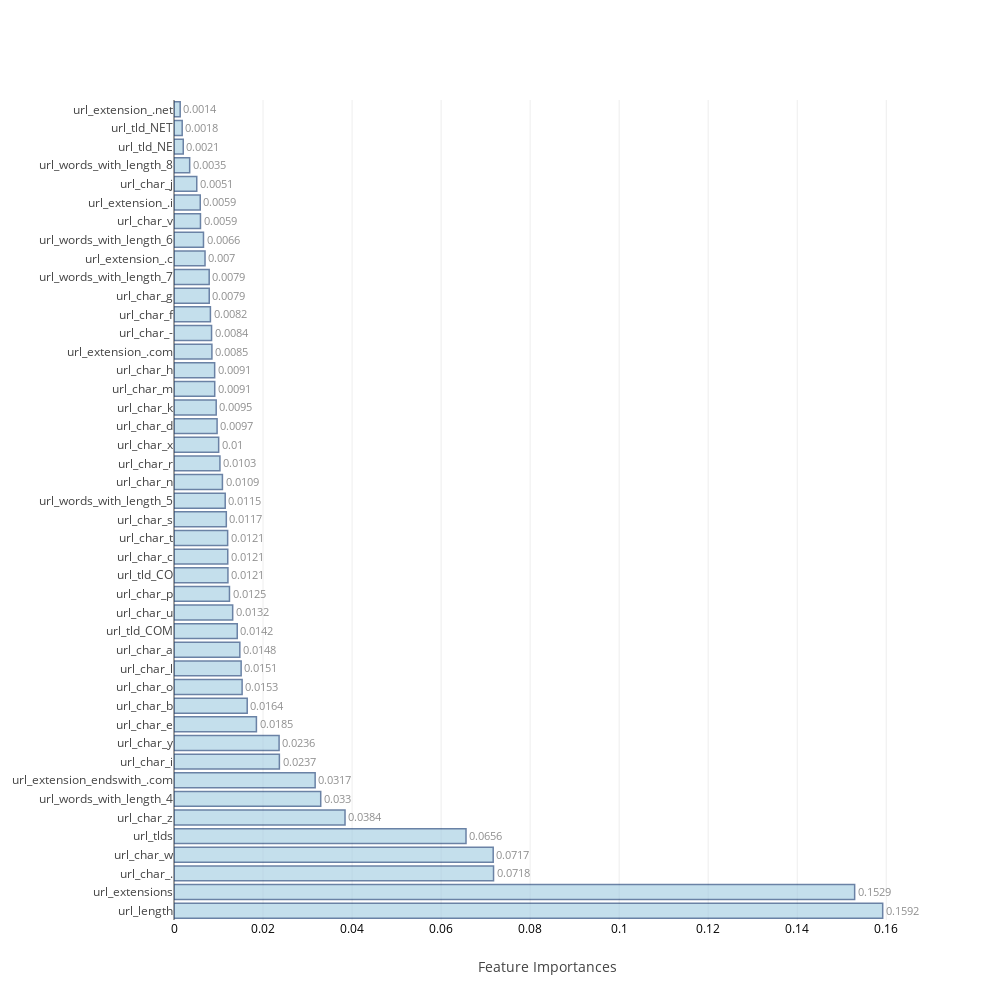
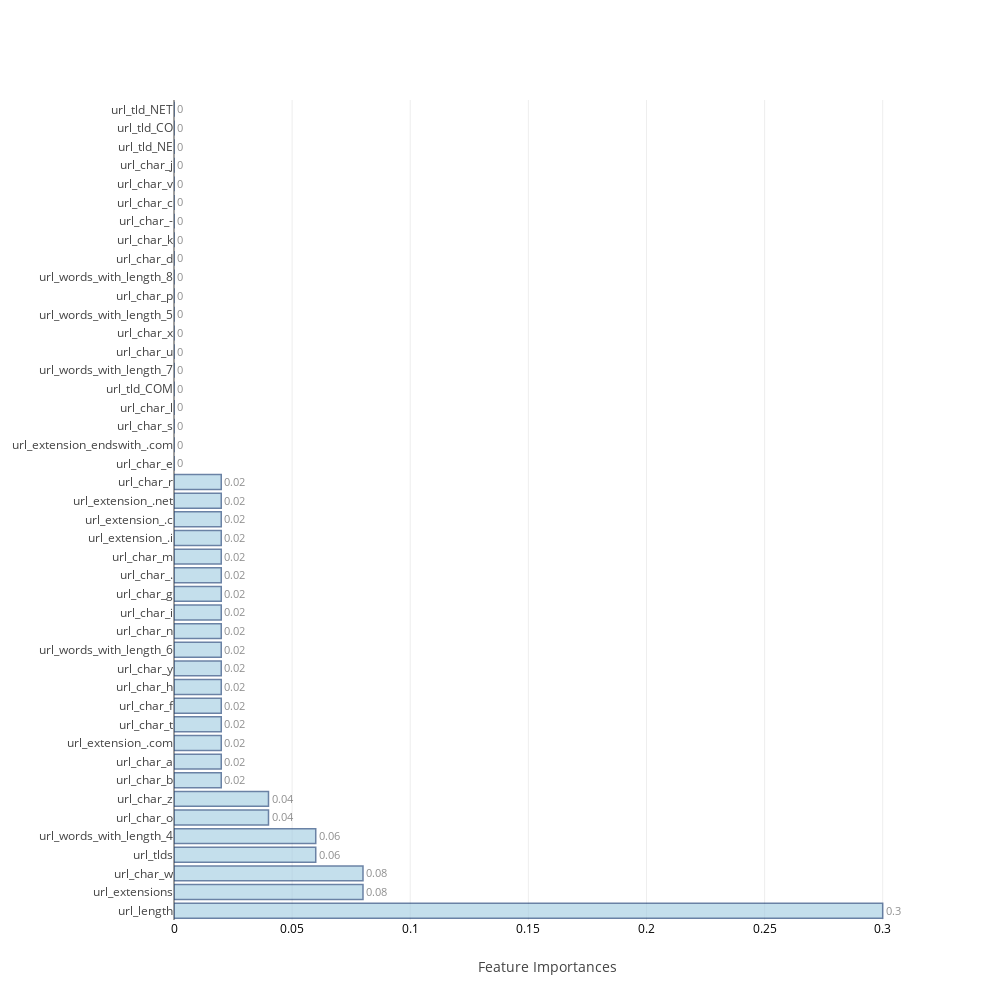
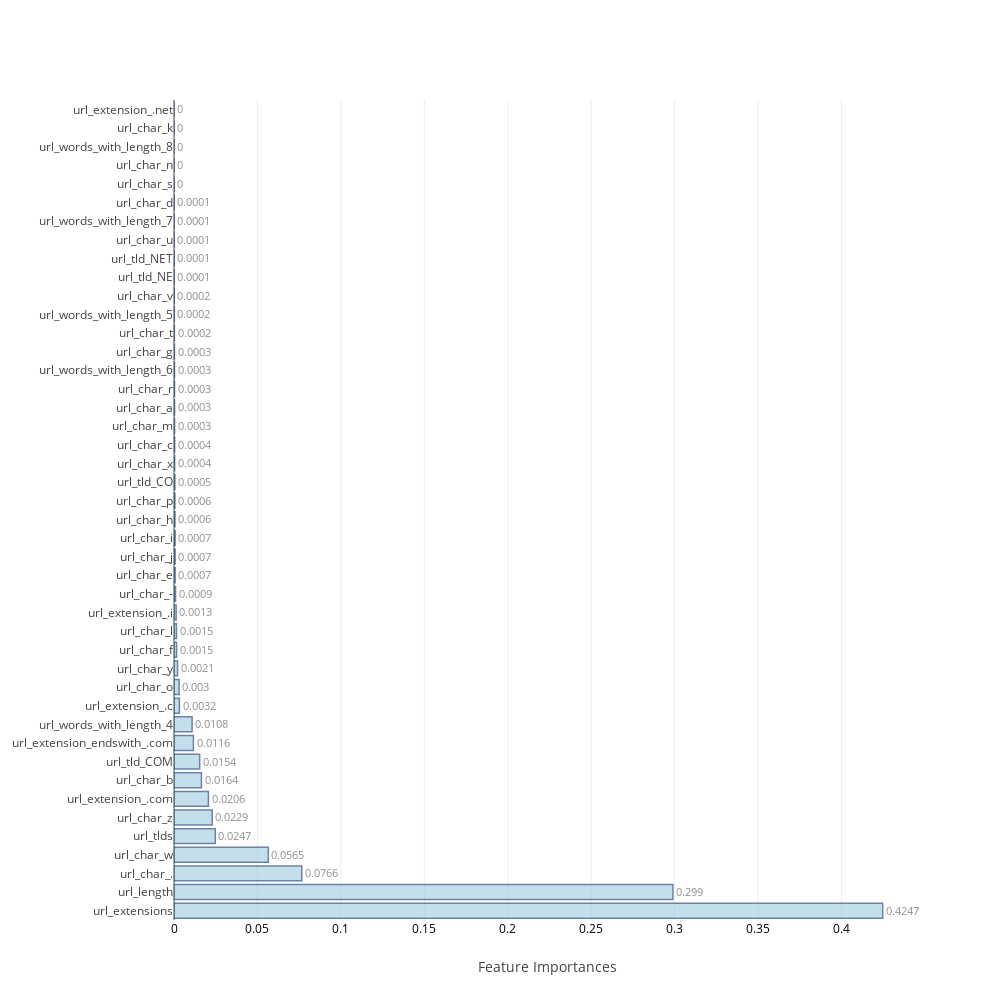
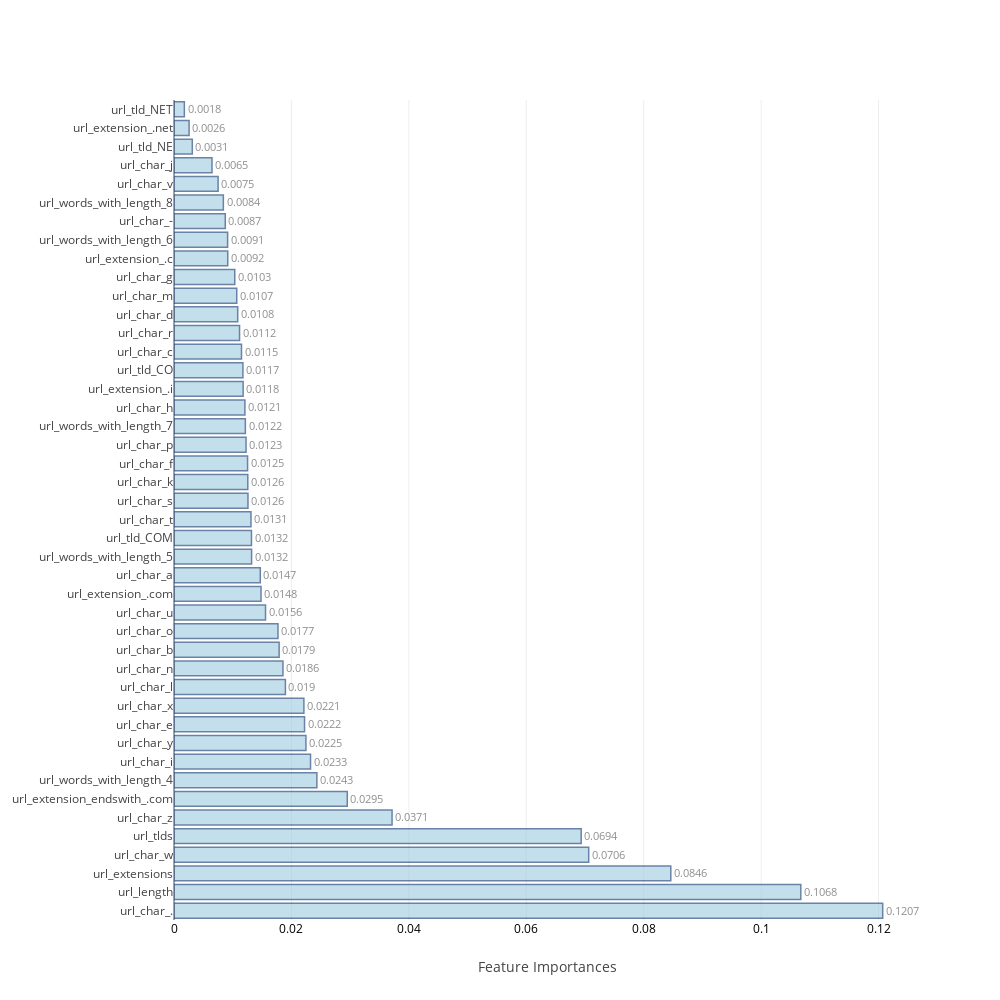

Notebook cell for these charts, in order:
### Code cell
feat_imp=[None]*4
j=0
for i in range(0,8):
    if i>=2 and i<=5:
        model,cm_train,cm_test,acc_train,acc_test,roc_auc,feat_imp[j]=f[i](X_train,Y_train,X_test,Y_test,columns)
        j=j+1
    else:
        model,cm_train,cm_test,acc_train,acc_test,roc_auc=f[i](X_train,Y_train,X_test,Y_test)
    table_80_50_train.loc[i]=   ([acc_train,cm_train.TP,cm_train.TN,cm_train.FP,cm_train.FN,cm_train.FPR,cm_train.FNR])
    table_80_50_test.loc[i] =   ([acc_test ,cm_test.TP, cm_test.TN, cm_test.FP, cm_test.FN, cm_test.FPR, cm_test.FNR,roc_auc])
    print("\n")

### Figure 1 — Plotly figure (JSON) as saved in the notebook; plotly's stock layout.template omitted (floating-point values rounded to 4 significant figures)
{"data": [{"marker": {"color": "rgb(158,202,225)", "line": {"color": "rgb(8,48,107)", "width": 1.5}}, "opacity": 0.6, "orientation": "h", "text": [0.1592, 0.1529, 0.0718, 0.0717, 0.0656, 0.0384, 0.033, 0.0317, 0.0237, 0.0236, 0.0185, 0.0164, 0.0153, 0.0151, 0.0148, 0.0142, 0.0132, 0.0125, 0.0121, 0.0121, 0.0121, 0.0117, 0.0115, 0.0109, 0.0103, 0.01, 0.0097, 0.0095, 0.0091, 0.0091, 0.0085, 0.0084, 0.0082, 0.0079, 0.0079, 0.007, 0.0066, 0.0059, 0.0059, 0.0051, 0.0035, 0.0021, 0.0018, 0.0014], "textposition": "outside", "type": "bar", "uid": "67efd686-7fe4-479f-ad3b-55774e04254c", "x": [0.1592, 0.1529, 0.07178, 0.0717, 0.06559, 0.03842, 0.03296, 0.03171, 0.02367, 0.02361, 0.01851, 0.01644, 0.0153, 0.01508, 0.01479, 0.01421, 0.01318, 0.01246, 0.01212, 0.01208, 0.01205, 0.01175, 0.0115, 0.01088, 0.01032, 0.01003, 0.009679, 0.00948, 0.009149, 0.009133, 0.008514, 0.008438, 0.008179, 0.007917, 0.007905, 0.006969, 0.006623, 0.005946, 0.005896, 0.005114, 0.003523, 0.002078, 0.001839, 0.00139], "y": ["url_length", "url_extensions", "url_char_.", "url_char_w", "url_tlds", "url_char_z", "url_words_with_length_4", "url_extension_endswith_.com", "url_char_i", "url_char_y", "url_char_e", "url_char_b", "url_char_o", "url_char_l", "url_char_a", "url_tld_COM", "url_char_u", "url_char_p", "url_tld_CO", "url_char_c", "url_char_t", "url_char_s", "url_words_with_length_5", "url_char_n", "url_char_r", "url_char_x", "url_char_d", "url_char_k", "url_char_m", "url_char_h", "url_extension_.com", "url_char_-", "url_char_f", "url_char_g", "url_words_with_length_7", "url_extension_.c", "url_words_with_length_6", "url_char_v", "url_extension_.i", "url_char_j", "url_words_with_length_8", "url_tld_NE", "url_tld_NET", "url_extension_.net"]}], "layout": {"autosize": false, "height": 1000, "width": 1000, "xaxis": {"tickfont": {"color": "black", "size": 12}, "title": "Feature Importances"}, "yaxis": {"automargin": true}}}

### Figure 2 — Plotly figure (JSON) as saved in the notebook; plotly's stock layout.template omitted (floating-point values rounded to 4 significant figures)
{"data": [{"marker": {"color": "rgb(158,202,225)", "line": {"color": "rgb(8,48,107)", "width": 1.5}}, "opacity": 0.6, "orientation": "h", "text": [0.3, 0.08, 0.08, 0.06, 0.06, 0.04, 0.04, 0.02, 0.02, 0.02, 0.02, 0.02, 0.02, 0.02, 0.02, 0.02, 0.02, 0.02, 0.02, 0.02, 0.02, 0.02, 0.02, 0.02, 0, 0, 0, 0, 0, 0, 0, 0, 0, 0, 0, 0, 0, 0, 0, 0, 0, 0, 0, 0], "textposition": "outside", "type": "bar", "uid": "91d1b801-4b33-48eb-996d-5d7608e5a076", "x": [0.3, 0.08, 0.08, 0.06, 0.06, 0.04, 0.04, 0.02, 0.02, 0.02, 0.02, 0.02, 0.02, 0.02, 0.02, 0.02, 0.02, 0.02, 0.02, 0.02, 0.02, 0.02, 0.02, 0.02, 0, 0, 0, 0, 0, 0, 0, 0, 0, 0, 0, 0, 0, 0, 0, 0, 0, 0, 0, 0], "y": ["url_length", "url_extensions", "url_char_w", "url_tlds", "url_words_with_length_4", "url_char_o", "url_char_z", "url_char_b", "url_char_a", "url_extension_.com", "url_char_t", "url_char_f", "url_char_h", "url_char_y", "url_words_with_length_6", "url_char_n", "url_char_i", "url_char_g", "url_char_.", "url_char_m", "url_extension_.i", "url_extension_.c", "url_extension_.net", "url_char_r", "url_char_e", "url_extension_endswith_.com", "url_char_s", "url_char_l", "url_tld_COM", "url_words_with_length_7", "url_char_u", "url_char_x", "url_words_with_length_5", "url_char_p", "url_words_with_length_8", "url_char_d", "url_char_k", "url_char_-", "url_char_c", "url_char_v", "url_char_j", "url_tld_NE", "url_tld_CO", "url_tld_NET"]}], "layout": {"autosize": false, "height": 1000, "width": 1000, "xaxis": {"tickfont": {"color": "black", "size": 12}, "title": "Feature Importances"}, "yaxis": {"automargin": true}}}

### Figure 3 — Plotly figure (JSON) as saved in the notebook; plotly's stock layout.template omitted (floating-point values rounded to 4 significant figures)
{"data": [{"marker": {"color": "rgb(158,202,225)", "line": {"color": "rgb(8,48,107)", "width": 1.5}}, "opacity": 0.6, "orientation": "h", "text": [0.4247, 0.299, 0.0766, 0.0565, 0.0247, 0.0229, 0.0206, 0.0164, 0.0154, 0.0116, 0.0108, 0.0032, 0.003, 0.0021, 0.0015, 0.0015, 0.0013, 0.0009, 0.0007, 0.0007, 0.0007, 0.0006, 0.0006, 0.0005, 0.0004, 0.0004, 0.0003, 0.0003, 0.0003, 0.0003, 0.0003, 0.0002, 0.0002, 0.0002, 0.0001, 0.0001, 0.0001, 0.0001, 0.0001, 0, 0, 0, 0, 0], "textposition": "outside", "type": "bar", "uid": "b3497b60-f02f-47ee-b605-a0b6465d67c7", "x": [0.4247, 0.299, 0.07659, 0.05652, 0.02474, 0.02289, 0.02061, 0.01645, 0.01539, 0.01161, 0.01084, 0.003226, 0.003036, 0.002119, 0.001525, 0.001479, 0.001276, 0.0009194, 0.0006949, 0.0006826, 0.0006819, 0.0005959, 0.0005543, 0.0005261, 0.0003972, 0.0003967, 0.000343, 0.0003296, 0.0003085, 0.0002868, 0.0002538, 0.0002184, 0.0001804, 0.0001577, 0.0001168, 0.0001108, 6.158e-05, 5.814e-05, 5.356e-05, 3.772e-05, 0, 0, 0, 0], "y": ["url_extensions", "url_length", "url_char_.", "url_char_w", "url_tlds", "url_char_z", "url_extension_.com", "url_char_b", "url_tld_COM", "url_extension_endswith_.com", "url_words_with_length_4", "url_extension_.c", "url_char_o", "url_char_y", "url_char_f", "url_char_l", "url_extension_.i", "url_char_-", "url_char_e", "url_char_j", "url_char_i", "url_char_h", "url_char_p", "url_tld_CO", "url_char_x", "url_char_c", "url_char_m", "url_char_a", "url_char_r", "url_words_with_length_6", "url_char_g", "url_char_t", "url_words_with_length_5", "url_char_v", "url_tld_NE", "url_tld_NET", "url_char_u", "url_words_with_length_7", "url_char_d", "url_char_s", "url_char_n", "url_words_with_length_8", "url_char_k", "url_extension_.net"]}], "layout": {"autosize": false, "height": 1000, "width": 1000, "xaxis": {"tickfont": {"color": "black", "size": 12}, "title": "Feature Importances"}, "yaxis": {"automargin": true}}}

### Figure 4 — Plotly figure (JSON) as saved in the notebook; plotly's stock layout.template omitted (floating-point values rounded to 4 significant figures)
{"data": [{"marker": {"color": "rgb(158,202,225)", "line": {"color": "rgb(8,48,107)", "width": 1.5}}, "opacity": 0.6, "orientation": "h", "text": [0.1207, 0.1068, 0.0846, 0.0706, 0.0694, 0.0371, 0.0295, 0.0243, 0.0233, 0.0225, 0.0222, 0.0221, 0.019, 0.0186, 0.0179, 0.0177, 0.0156, 0.0148, 0.0147, 0.0132, 0.0132, 0.0131, 0.0126, 0.0126, 0.0125, 0.0123, 0.0122, 0.0121, 0.0118, 0.0117, 0.0115, 0.0112, 0.0108, 0.0107, 0.0103, 0.0092, 0.0091, 0.0087, 0.0084, 0.0075, 0.0065, 0.0031, 0.0026, 0.0018], "textposition": "outside", "type": "bar", "uid": "572519cc-c2ab-4bef-9139-bd318a5434cc", "x": [0.1207, 0.1068, 0.08461, 0.07063, 0.06935, 0.03714, 0.02951, 0.02433, 0.02325, 0.02247, 0.02223, 0.02212, 0.01897, 0.01856, 0.01791, 0.01771, 0.01559, 0.01482, 0.0147, 0.01322, 0.01319, 0.01311, 0.0126, 0.01257, 0.01253, 0.01227, 0.01215, 0.01208, 0.01177, 0.01174, 0.0115, 0.01116, 0.01085, 0.01068, 0.01035, 0.009153, 0.009131, 0.008734, 0.008406, 0.007513, 0.006471, 0.003117, 0.002567, 0.001764], "y": ["url_char_.", "url_length", "url_extensions", "url_char_w", "url_tlds", "url_char_z", "url_extension_endswith_.com", "url_words_with_length_4", "url_char_i", "url_char_y", "url_char_e", "url_char_x", "url_char_l", "url_char_n", "url_char_b", "url_char_o", "url_char_u", "url_extension_.com", "url_char_a", "url_words_with_length_5", "url_tld_COM", "url_char_t", "url_char_s", "url_char_k", "url_char_f", "url_char_p", "url_words_with_length_7", "url_char_h", "url_extension_.i", "url_tld_CO", "url_char_c", "url_char_r", "url_char_d", "url_char_m", "url_char_g", "url_extension_.c", "url_words_with_length_6", "url_char_-", "url_words_with_length_8", "url_char_v", "url_char_j", "url_tld_NE", "url_extension_.net", "url_tld_NET"]}], "layout": {"autosize": false, "height": 1000, "width": 1000, "xaxis": {"tickfont": {"color": "black", "size": 12}, "title": "Feature Importances"}, "yaxis": {"automargin": true}}}
